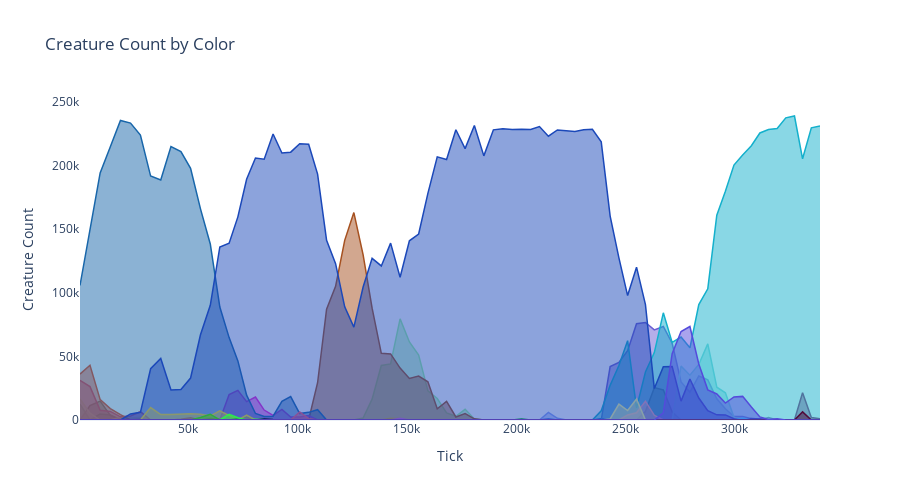

The code cell stored with this chart in its notebook:
### Code cell
# Plot creature count by tick, colored by original color RGB (with fills)
# Each curve represents creatures with a specific original color, colored by that color's RGB values
# Added area fills to 0 with alpha=0.5 for overlapping visualization

import plotly.graph_objects as go

plot_df = df.sort_values("tick").copy()

# Collect all unique original colors from top N columns across all ticks
all_colors = set()
for i in range(1, 6):  # top 1-5
    col_name = f"original_color_top{i}"
    if col_name in plot_df.columns:
        colors = plot_df[col_name].dropna().unique()
        all_colors.update(colors)

if not all_colors:
    print("No original_color data found in parquet file. Regenerate parquet with updated stats_shots_to_parquet.py.")
else:
    # For each color, track its count over time
    color_data = {}
    for color_str in all_colors:
        color_data[color_str] = []
    
    # Extract counts for each color at each tick
    for _, row in plot_df.iterrows():
        tick = row["tick"]
        for color_str in all_colors:
            count = None
            # Check top 1-5 columns for this color
            for i in range(1, 6):
                top_col = f"original_color_top{i}"
                count_col = f"original_color_top{i}_count"
                if top_col in row and row[top_col] == color_str:
                    if count_col in row:
                        count = row[count_col]
                    break
            color_data[color_str].append((tick, count if count is not None else 0))
    
    # Create Plotly figure
    fig = go.Figure()
    
    for color_str in sorted(all_colors):
        # Parse RGB values from color string (format: "R_G_B")
        try:
            parts = color_str.split("_")
            if len(parts) == 3:
                r = int(parts[0])
                g = int(parts[1])
                b = int(parts[2])
                rgb_color = f"rgb({r}, {g}, {b})"
                rgba_color = f"rgba({r}, {g}, {b}, 0.5)"  # Add alpha=0.5 for fill
            else:
                rgb_color = "rgb(128, 128, 128)"  # Default gray if parsing fails
                rgba_color = "rgba(128, 128, 128, 0.5)"
        except (ValueError, IndexError):
            rgb_color = "rgb(128, 128, 128)"  # Default gray if parsing fails
            rgba_color = "rgba(128, 128, 128, 0.5)"
        
        # Extract ticks and counts for this color
        ticks = [t for t, _ in color_data[color_str]]
        counts = [c for _, c in color_data[color_str]]
        
        # Only plot if there's at least one non-zero count
        if any(c > 0 for c in counts):
            fig.add_trace(go.Scatter(
                x=ticks,
                y=counts,
                mode='lines',
                name=color_str,
                line=dict(width=1.5, color=rgb_color),
                fill='tozeroy',
                fillcolor=rgba_color,
                opacity=0.7,
                showlegend=False
            ))
    
    fig.update_layout(
        title="Creature Count by Color",
        xaxis_title="Tick",
        yaxis_title="Creature Count",
        height=500,
        template="plotly_white",
        xaxis=dict(showgrid=False),
        yaxis=dict(showgrid=False)
    )
    fig.show()
